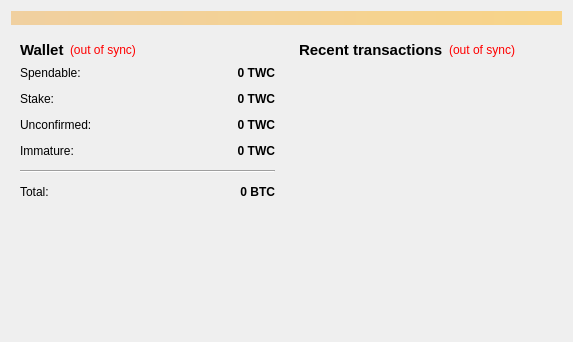
<?xml version="1.0" encoding="UTF-8"?>
<ui version="4.0">
 <class>OverviewPage</class>
 <widget class="QWidget" name="OverviewPage">
  <property name="geometry">
   <rect>
    <x>0</x>
    <y>0</y>
    <width>573</width>
    <height>342</height>
   </rect>
  </property>
  <property name="windowTitle">
   <string>Form</string>
  </property>
  <layout class="QVBoxLayout" name="topLayout">
   <item>
    <widget class="QLabel" name="labelAlerts">
     <property name="visible">
      <bool>false</bool>
     </property>
     <property name="styleSheet">
      <string notr="true">background-color: qlineargradient(x1: 0, y1: 0, x2: 1, y2: 0, stop:0 #F0D0A0, stop:1 #F8D488);  color:#000000
</string>
     </property>
     <property name="wordWrap">
      <bool>true</bool>
     </property>
     <property name="margin">
      <number>3</number>
     </property>
    </widget>
   </item>
   <item>
    <layout class="QHBoxLayout" name="horizontalLayout" stretch="1,1">
     <item>
      <layout class="QVBoxLayout" name="verticalLayout_2">
       <item>
        <widget class="QWidget" name="widget" native="true">
         <layout class="QVBoxLayout" name="verticalLayout_4">
          <item>
           <layout class="QHBoxLayout" name="horizontalLayout_4">
            <item>
             <widget class="QLabel" name="label_5">
              <property name="font">
               <font>
                <pointsize>11</pointsize>
                <weight>75</weight>
                <bold>true</bold>
               </font>
              </property>
              <property name="text">
               <string>Wallet</string>
              </property>
             </widget>
            </item>
            <item>
             <widget class="QLabel" name="labelWalletStatus">
              <property name="toolTip">
               <string>The displayed information may be out of date. Your wallet automatically synchronizes with the Twincoin network after a connection is established, but this process has not completed yet.</string>
              </property>
              <property name="styleSheet">
               <string notr="true">QLabel { color: red; }</string>
              </property>
              <property name="text">
               <string notr="true">(out of sync)</string>
              </property>
              <property name="alignment">
               <set>Qt::AlignLeading|Qt::AlignLeft|Qt::AlignVCenter</set>
              </property>
             </widget>
            </item>
            <item>
             <spacer name="horizontalSpacer_2">
              <property name="orientation">
               <enum>Qt::Horizontal</enum>
              </property>
              <property name="sizeHint" stdset="0">
               <size>
                <width>40</width>
                <height>20</height>
               </size>
              </property>
             </spacer>
            </item>
           </layout>
          </item>
          <item>
           <layout class="QFormLayout" name="formLayout_2">
            <property name="fieldGrowthPolicy">
             <enum>QFormLayout::AllNonFixedFieldsGrow</enum>
            </property>
            <property name="horizontalSpacing">
             <number>12</number>
            </property>
            <property name="verticalSpacing">
             <number>12</number>
            </property>
            <item row="0" column="0">
             <widget class="QLabel" name="label">
              <property name="text">
               <string>Spendable:</string>
              </property>
             </widget>
            </item>
            <item row="0" column="1">
             <widget class="QLabel" name="labelBalance">
              <property name="font">
               <font>
                <weight>75</weight>
                <bold>true</bold>
               </font>
              </property>
              <property name="cursor">
               <cursorShape>IBeamCursor</cursorShape>
              </property>
              <property name="toolTip">
               <string>Your current spendable balance</string>
              </property>
              <property name="text">
               <string notr="true">0 TWC</string>
              </property>
              <property name="alignment">
               <set>Qt::AlignRight|Qt::AlignTrailing|Qt::AlignVCenter</set>
              </property>
              <property name="textInteractionFlags">
               <set>Qt::LinksAccessibleByMouse|Qt::TextSelectableByKeyboard|Qt::TextSelectableByMouse</set>
              </property>
             </widget>
            </item>
            <item row="1" column="0">
             <widget class="QLabel" name="label_6">
              <property name="text">
               <string>Stake:</string>
              </property>
             </widget>
            </item>
            <item row="1" column="1">
             <widget class="QLabel" name="labelStake">
              <property name="font">
               <font>
                <weight>75</weight>
                <bold>true</bold>
               </font>
              </property>
              <property name="cursor">
               <cursorShape>IBeamCursor</cursorShape>
              </property>
              <property name="toolTip">
               <string>Total of coins that was staked, and do not yet count toward the current balance</string>
              </property>
              <property name="text">
               <string notr="true">0 TWC</string>
              </property>
              <property name="alignment">
               <set>Qt::AlignRight|Qt::AlignTrailing|Qt::AlignVCenter</set>
              </property>
              <property name="textInteractionFlags">
               <set>Qt::LinksAccessibleByMouse|Qt::TextSelectableByKeyboard|Qt::TextSelectableByMouse</set>
              </property>
             </widget>
            </item>
            <item row="2" column="0">
             <widget class="QLabel" name="label_3">
              <property name="text">
               <string>Unconfirmed:</string>
              </property>
             </widget>
            </item>
            <item row="2" column="1">
             <widget class="QLabel" name="labelUnconfirmed">
              <property name="font">
               <font>
                <weight>75</weight>
                <bold>true</bold>
               </font>
              </property>
              <property name="cursor">
               <cursorShape>IBeamCursor</cursorShape>
              </property>
              <property name="toolTip">
               <string>Total of transactions that have yet to be confirmed, and do not yet count toward the current balance</string>
              </property>
              <property name="text">
               <string notr="true">0 TWC</string>
              </property>
              <property name="alignment">
               <set>Qt::AlignRight|Qt::AlignTrailing|Qt::AlignVCenter</set>
              </property>
              <property name="textInteractionFlags">
               <set>Qt::LinksAccessibleByMouse|Qt::TextSelectableByKeyboard|Qt::TextSelectableByMouse</set>
              </property>
             </widget>
            </item>
            <item row="3" column="0">
             <widget class="QLabel" name="labelImmatureText">
              <property name="text">
               <string>Immature:</string>
              </property>
             </widget>
            </item>
            <item row="3" column="1">
             <widget class="QLabel" name="labelImmature">
              <property name="font">
               <font>
                <weight>75</weight>
                <bold>true</bold>
               </font>
              </property>
              <property name="toolTip">
               <string>Mined balance that has not yet matured</string>
              </property>
              <property name="text">
               <string notr="true">0 TWC</string>
              </property>
              <property name="alignment">
               <set>Qt::AlignRight|Qt::AlignTrailing|Qt::AlignVCenter</set>
              </property>
              <property name="textInteractionFlags">
               <set>Qt::LinksAccessibleByMouse|Qt::TextSelectableByKeyboard|Qt::TextSelectableByMouse</set>
              </property>
             </widget>
            </item>
            <item row="4" column="0" colspan="2">
             <widget class="Line" name="line">
              <property name="orientation">
               <enum>Qt::Horizontal</enum>
              </property>
             </widget>
            </item>
            <item row="5" column="0">
             <widget class="QLabel" name="labelTotalText">
              <property name="text">
               <string>Total:</string>
              </property>
             </widget>
            </item>
            <item row="5" column="1">
             <widget class="QLabel" name="labelTotal">
              <property name="font">
               <font>
                <weight>75</weight>
                <bold>true</bold>
               </font>
              </property>
              <property name="cursor">
               <cursorShape>IBeamCursor</cursorShape>
              </property>
              <property name="toolTip">
               <string>Your current total balance</string>
              </property>
              <property name="text">
               <string notr="true">0 BTC</string>
              </property>
              <property name="alignment">
               <set>Qt::AlignRight|Qt::AlignTrailing|Qt::AlignVCenter</set>
              </property>
              <property name="textInteractionFlags">
               <set>Qt::LinksAccessibleByMouse|Qt::TextSelectableByKeyboard|Qt::TextSelectableByMouse</set>
              </property>
             </widget>
            </item>
           </layout>
          </item>
         </layout>
        </widget>
       </item>
       <item>
        <spacer name="verticalSpacer">
         <property name="orientation">
          <enum>Qt::Vertical</enum>
         </property>
         <property name="sizeHint" stdset="0">
          <size>
           <width>20</width>
           <height>40</height>
          </size>
         </property>
        </spacer>
       </item>
      </layout>
     </item>
     <item>
      <layout class="QVBoxLayout" name="verticalLayout_3">
       <item>
        <widget class="QWidget" name="widget_2" native="true">
         <layout class="QVBoxLayout" name="verticalLayout">
          <item>
           <layout class="QHBoxLayout" name="horizontalLayout_2">
            <item>
             <widget class="QLabel" name="label_4">
              <property name="font">
               <font>
                <pointsize>11</pointsize>
                <weight>75</weight>
                <bold>true</bold>
               </font>
              </property>
              <property name="text">
               <string>&lt;b&gt;Recent transactions&lt;/b&gt;</string>
              </property>
             </widget>
            </item>
            <item>
             <widget class="QLabel" name="labelTransactionsStatus">
              <property name="toolTip">
               <string>The displayed information may be out of date. Your wallet automatically synchronizes with the Twincoin network after a connection is established, but this process has not completed yet.</string>
              </property>
              <property name="styleSheet">
               <string notr="true">QLabel { color: red; }</string>
              </property>
              <property name="text">
               <string notr="true">(out of sync)</string>
              </property>
              <property name="alignment">
               <set>Qt::AlignRight|Qt::AlignTrailing|Qt::AlignVCenter</set>
              </property>
             </widget>
            </item>
            <item>
             <spacer name="horizontalSpacer">
              <property name="orientation">
               <enum>Qt::Horizontal</enum>
              </property>
              <property name="sizeHint" stdset="0">
               <size>
                <width>40</width>
                <height>20</height>
               </size>
              </property>
             </spacer>
            </item>
           </layout>
          </item>
          <item>
           <widget class="QListView" name="listTransactions">
            <property name="styleSheet">
             <string notr="true">QListView { background: transparent; }</string>
            </property>
            <property name="frameShape">
             <enum>QFrame::NoFrame</enum>
            </property>
            <property name="verticalScrollBarPolicy">
             <enum>Qt::ScrollBarAlwaysOff</enum>
            </property>
            <property name="horizontalScrollBarPolicy">
             <enum>Qt::ScrollBarAlwaysOff</enum>
            </property>
            <property name="selectionMode">
             <enum>QAbstractItemView::NoSelection</enum>
            </property>
           </widget>
          </item>
         </layout>
        </widget>
       </item>
      </layout>
     </item>
    </layout>
   </item>
  </layout>
 </widget>
 <resources/>
 <connections/>
</ui>
